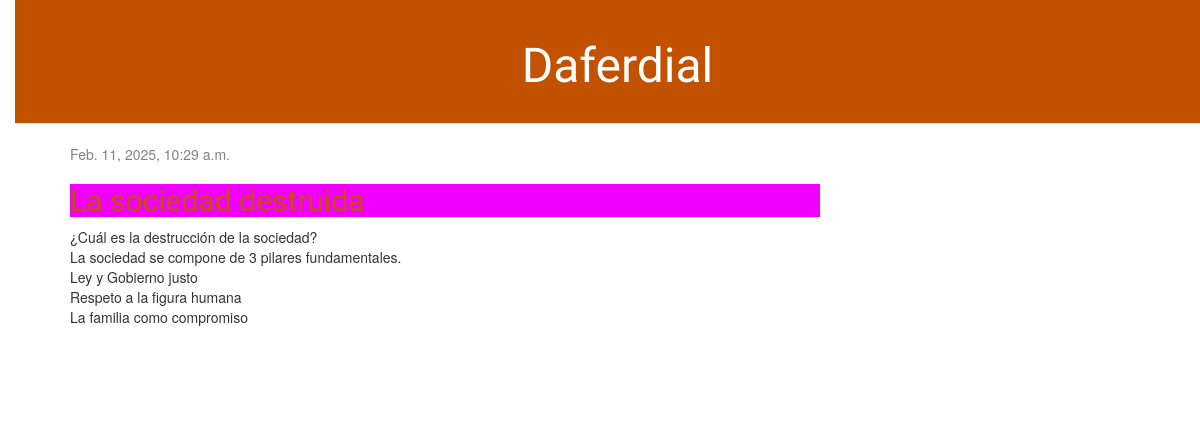
/post/1/, run on an earlier commit of the app's database.
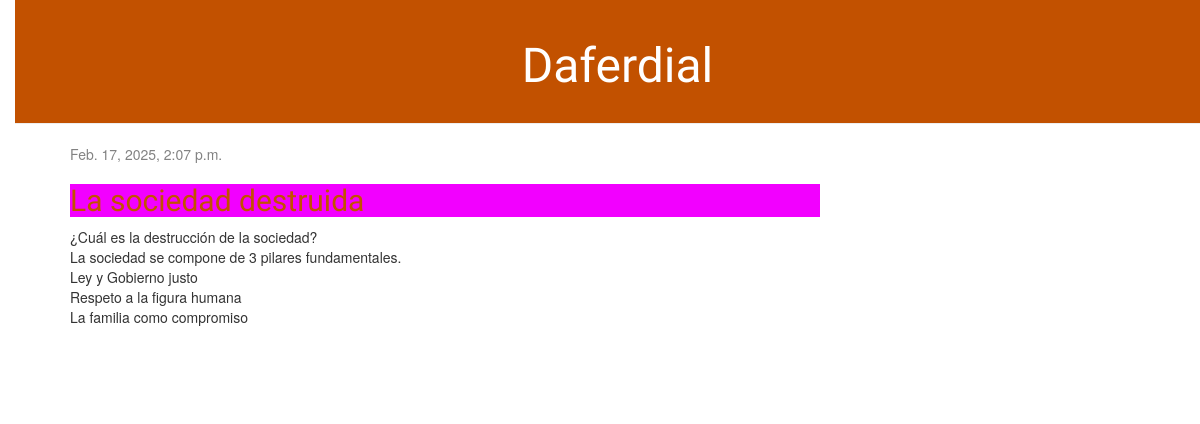
And on a later commit of the database.
### blog/models.py (models this page shows, shortened)
class Post(models.Model):
    author = models.ForeignKey(settings.AUTH_USER_MODEL, on_delete=models.CASCADE)
    title = models.CharField(max_length=200)
    text = models.TextField()
    created_date = models.DateTimeField(
            default=timezone.now)
    published_date = models.DateTimeField(
            blank=True, null=True)

### blog/views.py (the view)
# urls.py: path('post/<int:pk>/', views.post_detail, name='post_detail'),
def post_detail(request, pk):
    post = get_object_or_404(Post, pk=pk)
    return render(request, 'blog/post_detail.html', {'post': post})

### blog/templates/blog/post_detail.html (shortened to what this page needs)
{% extends 'blog/base.html' %}
{% block content %}
    <div class="post">
        {% if post.published_date %}
            <div class="date">
                {{ post.published_date }}
            </div>
        {% endif %}
        <h2>{{ post.title }}</h2>
        <p>{{ post.text|linebreaksbr }}</p>
    </div>
{% endblock %}

What changed in the data, as far as the page shows it:
changed Post "La sociedad destruida": published_date "Feb. 11, 2025, 10:29 a.m." → "Feb. 17, 2025, 2:07 p.m."
